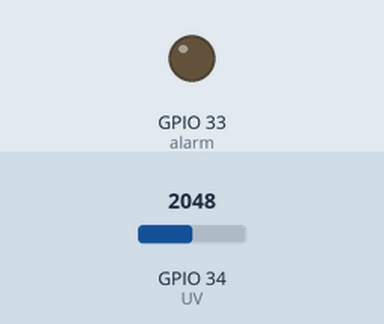
This sketch was run on a simulated ESP32. Shown: output pins drawn as LEDs (lit = HIGH). The test bench sets the inputs (shaded band); at power-on: GPIO 34 (UV) = 2048. Nothing arrives over Bluetooth unless stated; what the sketch prints to the serial monitor is not drawn.

Above: at 0.05 s.
Timing chart, 0 to 3.0 s (numbered marks = the images above):
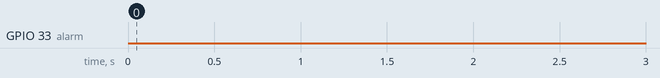

Measured:
- by itself, GPIO 33 (alarm): LOW → HIGH at 115 s, → LOW 0.50 s later, → HIGH 0.50 s later, → LOW 0.50 s later, … (30 changes in this stretch)

The sketch:

SunScreamFirmware.ino
```cpp
//SunScream
#include "BluetoothSerial.h"

#define UV 34 //GUVA-SD12SD
#define vstep 3.3/4095.0 //Vstep for ESP ADC
#define pConv 0.0025 //mW/cm^2
#define alarm 33 //Active Buzzer Pin
#define limit 30.0
#define tStep 1000 // time step in ms

float val;
float UVI;
float energy;
float power;
float acc = 0.0; // accumulation of UV-A power
float over;

BluetoothSerial SerialBT; // Create BT class

void setup() {
  // put your setup code here, to run once:
  Serial.begin(115200); // Start serial com 115200 Baud
  SerialBT.begin("SunScream");  // Set Bluetooth device name
  Serial.println("Bluetooth started. Ready to pair.");
  pinMode(UV,INPUT); // Set UV pin to input
  pinMode(alarm,OUTPUT); //Set buzzer pin to output
}

void loop() {
  // put your main code here, to run repeatedly:
  val = analogRead(UV); // ADC input
  UVI = (val +  82.1) / 20.5; // Calibration curve
  power = UVI * pConv; // in mW/cm^2
  energy = power * (tStep / 1000); // in mJ/cm^2 -- time step /1000 to convert to seconds
  acc = acc + energy; // multiplied by the time between each measuremnt 1 second

  SerialBT.print("Current UV Energy (mJ/cm^2): ");
  SerialBT.print(energy,1);
  SerialBT.print(", Energy Accumulation (mJ/cm^2): ");
  SerialBT.println(acc,1);

  while (acc > limit) {
    digitalWrite(alarm,HIGH);
    delay(500);
    digitalWrite(alarm,LOW);
    delay(500);
    SerialBT.print("Limit Exceded, ");
    over = acc - limit;
    SerialBT.print(over,1);
    SerialBT.print(" mJ/cm^2 over set limit");
  }

  delay(tStep);
}
```
